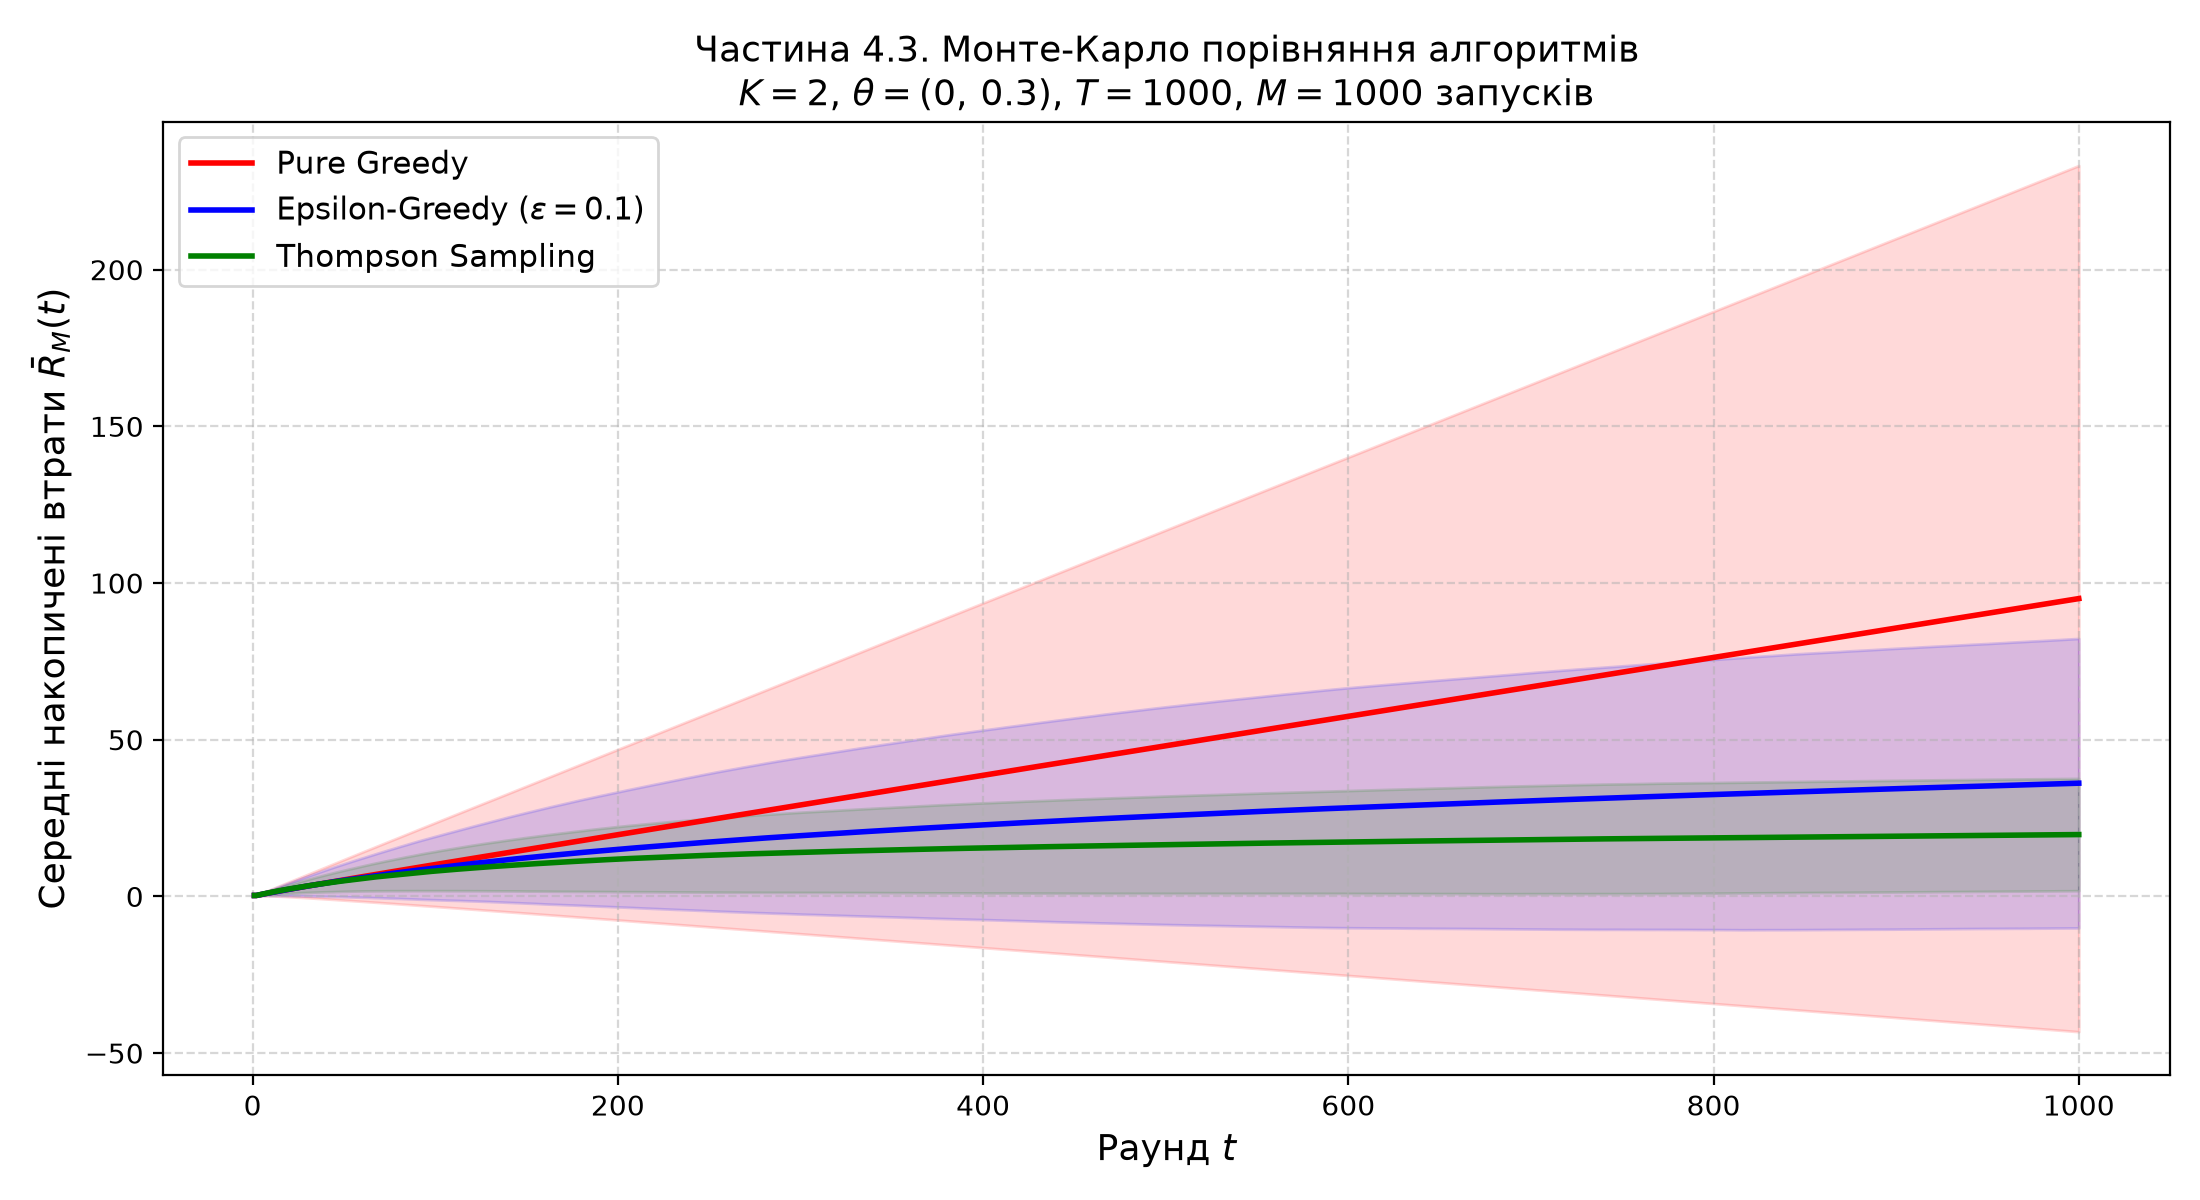

The script that saved this image:
import numpy as np
import matplotlib
matplotlib.use("Agg")
import matplotlib.pyplot as plt


# ==========================================
# Функція симуляції (з bandit2.py)
# ==========================================

def simulate_bandits(
    K, T, theta_true, sigma_sq=1.0,
    m0=0.0, tau_sq0=1.0,
    epsilon=0.1, seed=None
):
    theta_true = np.asarray(theta_true, dtype=float)
    sigma = np.sqrt(sigma_sq)
    algorithms = ['greedy', 'epsilon_greedy', 'thompson']

    seed_sequence = np.random.SeedSequence(seed)
    child_seeds = seed_sequence.spawn(len(algorithms))

    results = {}

    for alg, child_seed in zip(algorithms, child_seeds):
        rng = np.random.default_rng(child_seed)

        counts = np.zeros(K, dtype=int)
        empirical_means = np.zeros(K)

        m = np.full(K, m0, dtype=float)
        v = np.full(K, tau_sq0, dtype=float)

        chosen_arms = []

        for t in range(1, T + 1):
            if t <= K:
                chosen_arm = t - 1
            elif alg == 'greedy':
                chosen_arm = np.argmax(empirical_means)
            elif alg == 'epsilon_greedy':
                if rng.random() < epsilon:
                    chosen_arm = rng.integers(0, K)
                else:
                    chosen_arm = np.argmax(empirical_means)
            elif alg == 'thompson':
                sampled_theta = rng.normal(m, np.sqrt(v))
                chosen_arm = np.argmax(sampled_theta)

            reward = rng.normal(theta_true[chosen_arm], sigma)
            chosen_arms.append(chosen_arm)

            counts[chosen_arm] += 1
            empirical_means[chosen_arm] += (
                reward - empirical_means[chosen_arm]
            ) / counts[chosen_arm]

            if alg == 'thompson':
                precision_old = 1.0 / v[chosen_arm]
                precision_new = precision_old + 1.0 / sigma_sq
                v[chosen_arm] = 1.0 / precision_new
                m[chosen_arm] = v[chosen_arm] * (
                    precision_old * m[chosen_arm] + reward / sigma_sq
                )

        results[alg] = np.array(chosen_arms)

    return results


# ==========================================
# Частина 4.3 — Монте-Карло (M=1000 запусків)
# ==========================================

K = 2
T = 1000
M = 1000
theta = np.array([0.0, 0.3])
theta_star = np.max(theta)

algorithms = ['greedy', 'epsilon_greedy', 'thompson']

# Масив для збереження накопичених втрат: (M, T) для кожного алгоритму
regrets = {alg: np.zeros((M, T)) for alg in algorithms}

print(f"Запуск {M} симуляцій...")

for j in range(M):
    if j % 100 == 0:
        print(f"  Запуск {j}/{M}...")

    res = simulate_bandits(K=K, T=T, theta_true=theta, seed=j)

    for alg in algorithms:
        chosen_arms = res[alg]
        # R(t) = t*theta* - sum_{s=1}^{t} theta_{A_s}
        step_regrets = theta_star - theta[chosen_arms]
        regrets[alg][j] = np.cumsum(step_regrets)

print("Симуляції завершено!")

# ==========================================
# Усереднені накопичені втрати R_M(t)
# ==========================================

mean_regrets = {alg: regrets[alg].mean(axis=0) for alg in algorithms}

# Стандартне відхилення для довірчих смуг
std_regrets = {alg: regrets[alg].std(axis=0) for alg in algorithms}

# ==========================================
# Побудова графіка
# ==========================================

rounds = np.arange(1, T + 1)

colors = {
    'greedy': 'red',
    'epsilon_greedy': 'blue',
    'thompson': 'green'
}

labels = {
    'greedy': 'Pure Greedy',
    'epsilon_greedy': r'Epsilon-Greedy ($\varepsilon=0.1$)',
    'thompson': 'Thompson Sampling'
}

fig, ax = plt.subplots(figsize=(11, 6))

for alg in algorithms:
    mean = mean_regrets[alg]
    std = std_regrets[alg]
    color = colors[alg]

    ax.plot(rounds, mean, label=labels[alg], color=color, linewidth=2)

    # Довірча смуга ±1 std
    ax.fill_between(
        rounds,
        mean - std,
        mean + std,
        color=color,
        alpha=0.15
    )

ax.set_xlabel('Раунд $t$', fontsize=13)
ax.set_ylabel(r'Середні накопичені втрати $\bar{R}_M(t)$', fontsize=13)
ax.set_title(
    f'Частина 4.3. Монте-Карло порівняння алгоритмів\n'
    f'$K=2$, $\\theta=(0,\\,0.3)$, $T={T}$, $M={M}$ запусків',
    fontsize=13
)
ax.legend(fontsize=11)
ax.grid(True, linestyle='--', alpha=0.5)
plt.tight_layout()

plt.savefig('part4_monte_carlo.png', dpi=200)
print("Збережено: part4_monte_carlo.png")

# ==========================================
# Фінальні значення R_M(T)
# ==========================================

print("\n--- Середні накопичені втрати R_M(T) ---")
for alg in algorithms:
    print(f"  {labels[alg]}: {mean_regrets[alg][-1]:.2f}")
